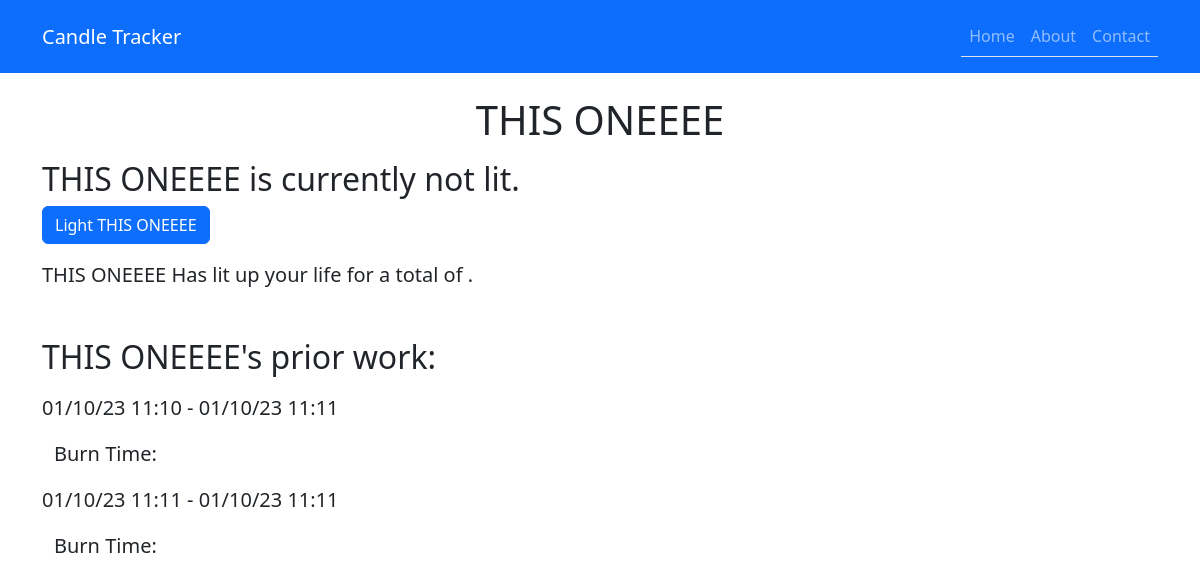
The app's page /candles/11/ with its own data.
### candletime/models.py (models this page shows, shortened)
class Candle(models.Model):
    candle_name = models.CharField(max_length=20)
    status = models.BooleanField()
    total_time_lit = models.IntegerField(null=True)

class Candle_detail(models.Model):
    candle = models.ForeignKey(Candle, on_delete=models.CASCADE)
    light_time = models.DateTimeField()
    extinguish_time = models.DateTimeField(null=True)

### candletime/views.py (the view)
# urls.py: path('<int:pk>/', views.candle, name='candle'),
def candle(request, pk):
    try:
        candle = Candle.objects.get(pk=pk)
    except Candle.DoesNotExist:
        response = redirect('new-candle/')
        return response
    candle_detail = Candle_detail.objects.filter(candle=pk).annotate(
        time_lit = Func(
            F('extinguish_time') - F('light_time'),
            function="ROUND"
        )
    )
    total_burn_time = candle_detail.aggregate(Sum('time_lit'))['time_lit__sum']
    context = {'candle': candle,
               'pk':pk,
               'candle_detail':candle_detail,
               'burn_time':total_burn_time,
               }
    if request.method == 'POST':
        form = CandleForm(request.POST)
        if form.is_valid():
            if candle.status == False:
                candle.candle_detail_set.create(
                    candle = candle.pk,
                    light_time = timezone.now()
                )
            else:
                t = candle.candle_detail_set.latest('light_time')
                t.extinguish_time = timezone.now()
                t.save()
            candle.status = not candle.status
            candle.save()
            return redirect(reverse('candletime:candle', kwargs={'pk':pk}), context=context)
    else:
        return render(request, 'candletime/update_candle.html', context=context)

### candletime/templates/candletime/update_candle.html (shortened to what this page needs)
{% extends "base.html" %}
{% load candle_extras %}
{% block content %}
<div class="container mt-5 pt-5">
    <h1 class="text-center mb-3">{{ candle.candle_name }}</h1>
    <form method="post" action="{% url 'candletime:candle' pk %}">
        {% if candle.status %}
            <h2>{{ candle.candle_name }} is currently <strong>LIT</strong>!</h2>
            <input type="submit" class="btn btn-primary" value="Extinguish {{ candle.candle_name }}">
        {% else %}
            <h2>{{ candle.candle_name }} is currently not lit.</h2>
            <input type="submit" class="btn btn-primary" value="Light {{ candle.candle_name }}">
        {% endif %}
    </form>
</div>
<div class="container mt-3">
    <p class="lead"> {{ candle.candle_name }} Has lit up your life for a total of {{ burn_time | duration:'phrase'}}.</p>
</div>
<div class="container mt-5">
    <div class="mb-3">
        <h2>{{ candle.candle_name }}'s prior work:</h2>
    </div>
    {% for item in candle_detail %}
    <p class="lead">{{ item.light_time|date:'m/d/y h:i' }} - {{ item.extinguish_time|date:'m/d/y h:i' }}</p>
    <div class="container ml-5">
        {% if item.extinguish_time %}
        <p class="lead">Burn Time: {{ item.time_lit | duration:'phrase' }}</p>
        {% endif %}
    </div>
    {% endfor %}
</div>
{% endblock %}

### records on screen
Candle: candle_name "THIS ONEEEE", candle_name "Light THIS ONEEEE"
Candle_detail: light_time "01/10/23 11:10", extinguish_time "01/10/23 11:11"
Candle_detail: light_time "01/10/23 11:11", extinguish_time "01/10/23 11:11"
